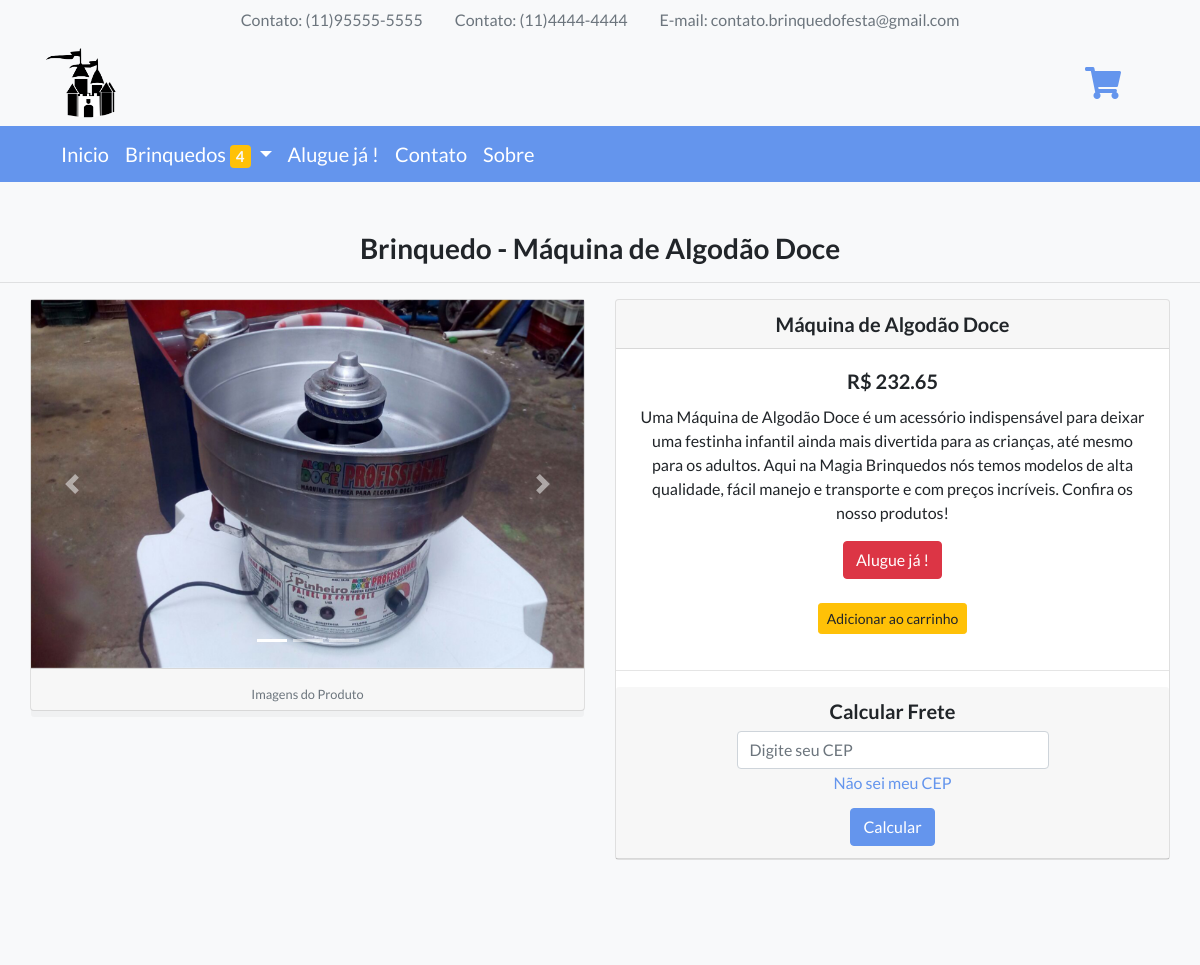
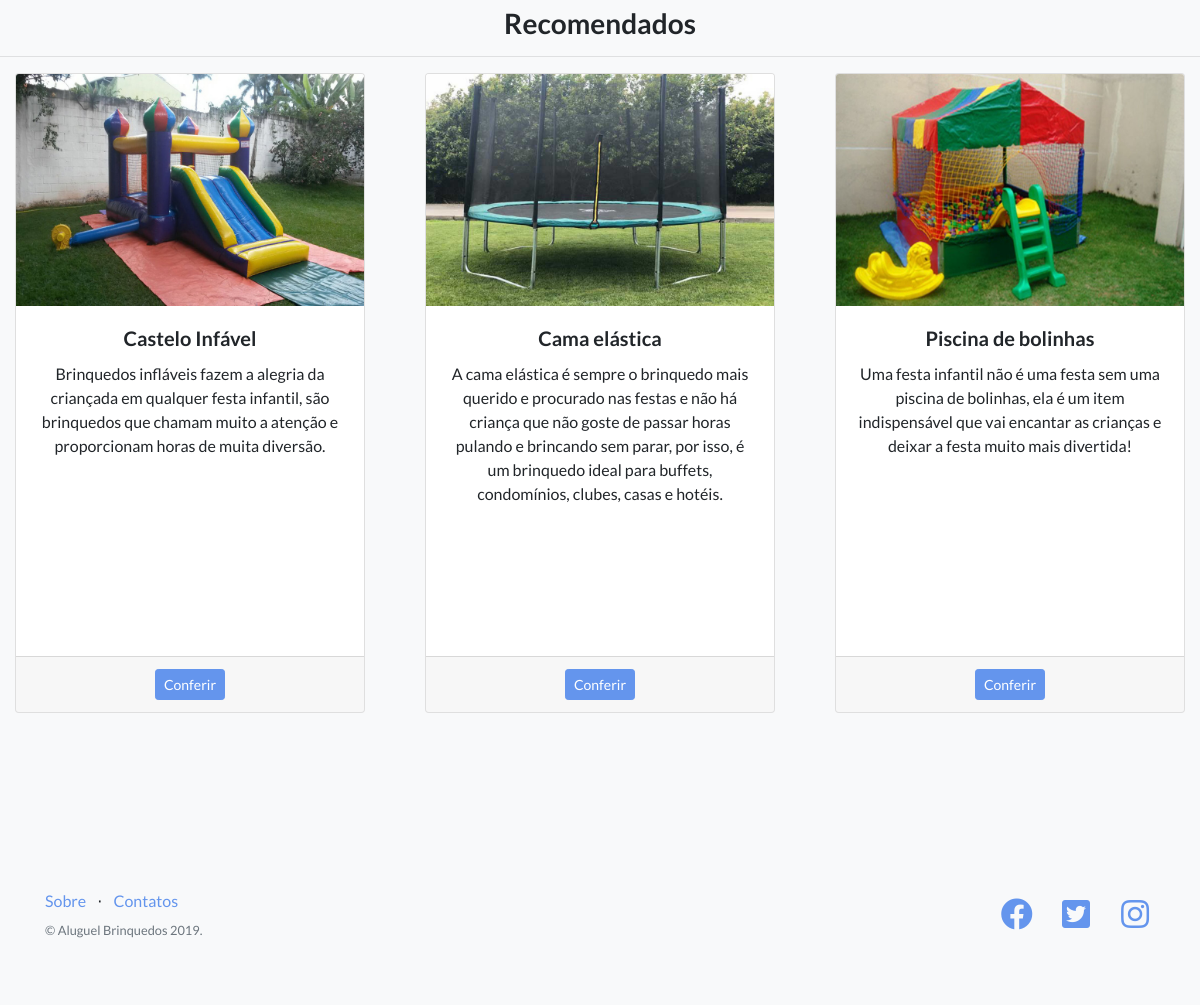
The app's page /view/Pag_Equipamento.php?CodEquipamento=4 with its own data (2 pictures, top to bottom).
### tables this page shows
CREATE TABLE Equipamento(
	CodEquipamento SMALLINT NOT NULL AUTO_INCREMENT PRIMARY KEY,
    Nome VARCHAR(100),
    Descricao VARCHAR(1000),
    Peso DECIMAL(7,2), 
    Altura DECIMAL(7,2), 
    Comprimento DECIMAL(7,2), 
    Largura DECIMAL(7,2), 
    Preco DECIMAL(8,2),
    Status ENUM('Alugado','Disponivel'),
    Imagem VARCHAR(100)
);

### model/conexao.php (called while the page is built)
<?php
class Conexao{
     private $host = 'localhost';
     private $usuario = 'root';
     private $senha = '';
     private $bd = 'BrinquedosFesta';
    function Conectar(){
        try {
        $con = new PDO (
            "mysql:host=$this->host;dbname=$this->bd;charset=utf8",
            "$this->usuario",
            "$this->senha");
            $con->setAttribute(PDO::ATTR_ERRMODE,PDO::ERRMODE_EXCEPTION);
            return $con;
        }catch(PDOException $e){
            echo $e->getMessage();
        }
    }
}
?>

### controller/equipamento.controller.php (called while the page is built, shortened)
<?php
include_once('../model/equipamento.php');
$equi = new Equipamento();
        ?>

### model/equipamento.php (called while the page is built, shortened)
<?php
class Equipamento
{
    function __get($atributo)
    {
        return $this->$atributo;
    }
    private $con;
    function __construct()
    {
        include_once("conexao.php");
        $classe_con = new Conexao();
        $this->con = $classe_con->Conectar();
    }
    function RetornarDadosObj($CodEquipamento){
        $comandoSQL = "SELECT * FROM Equipamento WHERE CodEquipamento = ?";
        $exec = $this->con->prepare($comandoSQL);
        $exec->bindValue(1,$CodEquipamento,PDO::PARAM_INT);
        $exec->execute();
        if ($exec->rowCount() > 0) {
        return $exec->fetch(PDO::FETCH_OBJ);
        }
        else{
            return false;
        }
    }
    function RetornarDados($CodEquipamento){
        $comandoSQL = "SELECT * FROM Equipamento WHERE CodEquipamento = ?";
        $exec = $this->con->prepare($comandoSQL);
        $exec->bindValue(1,$CodEquipamento,PDO::PARAM_INT);
        $exec->execute();
        $dados = array();
        if ($exec->rowCount() > 0) {
            foreach ($exec->fetchAll() as $valores) {
                $equi = new Equipamento();
                $equi->CodEquipamento = $valores['CodEquipamento'];
                $equi->Nome = $valores['Nome'];
                $equi->Descricao = $valores['Descricao'];
                $equi->Peso = $valores['Peso'];
                $equi->Altura = $valores['Altura'];
                $equi->Comprimento = $valores['Comprimento'];
                $equi->Largura = $valores['Largura'];
                $equi->Preco = $valores['Preco'];
                $equi->Status = $valores['Status'];
                $equi->Imagem = $valores['Imagem'];
                $dados[] = $equi;
            }
        }
        else{
            $dados = false;
        }
       return $dados;
    }
    function ConsultarDiferente($CodEquipamento){
        $comandoSQL = "SELECT * FROM Equipamento WHERE CodEquipamento != ?";
        $exec = $this->con->prepare($comandoSQL);
        $exec->bindValue(1,$CodEquipamento,PDO::PARAM_INT);
        $exec->execute();
        $dados = array();
        if ($exec->rowCount() > 0) {
            foreach ($exec->fetchAll() as $valores) {
                $equi = new Equipamento();
                $equi->CodEquipamento = $valores['CodEquipamento'];
                $equi->Nome = $valores['Nome'];
                $equi->Descricao = $valores['Descricao'];
                $equi->Peso = $valores['Peso'];
                $equi->Altura = $valores['Altura'];
                $equi->Comprimento = $valores['Comprimento'];
                $equi->Largura = $valores['Largura'];
                $equi->Preco = $valores['Preco'];
                $equi->Status = $valores['Status'];
                $equi->Imagem = $valores['Imagem'];
                $dados[] = $equi;
            }
        }
        else{
            $dados = false;
        }
       return $dados;
    }
}
?>

### controller/pedido.controller.php (called while the page is built, shortened)
<?php
include_once("../model/pedido.php");
$ped = new Pedido();
$consulta = $ped->con->prepare("SELECT * FROM Equipamento");
$consulta->execute();
                ?>

### model/pedido.php (called while the page is built, shortened)
<?php
class Pedido
{
    function __get($atributo)
    {
        return $this->$atributo;
    }
    function __construct()
    {
        include_once("conexao.php");
        $classe_con = new Conexao();
        $this->con = $classe_con->Conectar();
    }
}
?>

### view/Pag_Equipamento.php (the view, shortened to what this page needs)
<?php include_once("../controller/equipamento.controller.php");
include_once("../controller/pedido.controller.php");
$CodEquipamento = filter_input(INPUT_GET, 'CodEquipamento', FILTER_SANITIZE_NUMBER_INT);
if(isset($_REQUEST['CodEquipamento'])):
if (!$value = $equi->RetornarDados($CodEquipamento)):
    echo "<h1>Página não encontrada</h1>";
    include_once("erro.php");
else:
    $value = $equi->RetornarDadosObj($CodEquipamento);
?>
<!DOCTYPE html>
<html lang="en">
<head>
  <link href="vendor/bootstrap/css/bootstrap.min.css" rel="stylesheet">
  <link href="vendor/fontawesome-free/css/all.min.css" rel="stylesheet">
  <link href="vendor/simple-line-icons/css/simple-line-icons.css" rel="stylesheet" type="text/css">
  <link href="css/landing-page.min.css" rel="stylesheet">
  <link href="css/css.css" rel="stylesheet">
</head>
<body>
<?php include_once("menu/menu-superior.php");?>
<section class="features-icons bg-light text-center espaco-topo" >
    <h3>Brinquedo - <?php echo $value->Nome;?></h3>
    <hr>
  <div class="container">
    <div class="row">
        <div class="card-deck">
            <div class="card brinquedos" id="brinquedos">
              <div id="carouselExampleControls" class="carousel slide" data-ride="carousel">
                <ol class="carousel-indicators">
                  <li data-target="#carouselExampleIndicators" data-slide-to="0" class="active"></li>
                  <li data-target="#carouselExampleIndicators" data-slide-to="1"></li>
                  <li data-target="#carouselExampleIndicators" data-slide-to="2"></li>
                </ol>
                <?php
                  $CodEquipamento = $value->CodEquipamento;
                  if ($CodEquipamento == 1){
                    $img1 = "<img class='d-block w-100' src='img/Produtos/CasteloInflavel/1.jpg' alt='Primeiro Slide'>";
                    $img2 = "<img class='d-block w-100' src='img/Produtos/CasteloInflavel/2.jpg' alt='Segundo Slide'>";
                    $img3 = "<img class='d-block w-100' src='img/Produtos/CasteloInflavel/3.jpg' alt='Terceiro Slide'>";
                  }
                  else if ($CodEquipamento == 2){
                      $img1 = '<img class="d-block w-100" src="img/Produtos/CamaElastica/1.jpg" alt="Primeiro Slide">';
                      $img2 = '<img class="d-block w-100" src="img/Produtos/CamaElastica/2.jpg" alt="Segundo Slide">';
                      $img3 = '<img class="d-block w-100" src="img/Produtos/CamaElastica/3.jpg" alt="Terceiro Slide">';
                  }
                  else if ($CodEquipamento == 3){
                    $img1 = '<img class="d-block w-100" src="img/Produtos/PiscinaBolinhas/1.jpg" alt="Primeiro Slide">';
                    $img2 = '<img class="d-block w-100" src="img/Produtos/PiscinaBolinhas/2.jpg" alt="Segundo Slide">';
                    $img3 = '<img class="d-block w-100" src="img/Produtos/PiscinaBolinhas/3.jpg" alt="Terceiro Slide">';
                    }
                    else if($CodEquipamento == 4){
                    $img1 = '<img class="d-block w-100" src="img/Produtos/MaquinaAlgodão/1.jpg" alt="Primeiro Slide">';
                    $img2 = '<img class="d-block w-100" src="img/Produtos/MaquinaAlgodão/2.jpg" alt="Segundo Slide">';
                    $img3 = '<img class="d-block w-100" src="img/Produtos/MaquinaAlgodão/3.jpg" alt="Terceiro Slide">';
                    }
                    if ($CodEquipamento <= 4) {
                    echo "<div class='carousel-item active'>
                            $img1
                          </div>
                          <div class='carousel-item'>
                            $img2
                          </div>
                          <div class='carousel-item'>
                            $img3
                          </div>";
                    }
                    else{
                    echo "<img class='d-block w-100' src='img/Produtos/$value->Imagem' width='555' height='400' alt='Imagem Equipamento'>";
                    }
                  ?>
                  <a class="carousel-control-prev" href="#carouselExampleControls" role="button" data-slide="prev">
                    <span class="carousel-control-prev-icon" aria-hidden="true"></span>
                  </a>
                  <a class="carousel-control-next" href="#carouselExampleControls" role="button" data-slide="next">
                    <span class="carousel-control-next-icon" aria-hidden="true"></span>
                  </a>
                </div>
              <div class="card-footer">
                  <small class="text-muted">Imagens do Produto</small>
              </div>
            </div>
            <div class="card">
              <h5 class="card-header"><?php echo $value->Nome;?></h5>
              <div class="card-body">
                <h5 class="card-title">R$ <?php echo $value->Preco;?>
                  <br>
                </h5>
                <p class="card-text">
                  <?php echo $value->Descricao;?>
                </p>
                <?php if ($value->Status != "Disponivel") {
                  echo "<a href='#' class='btn btn-danger'>Indisponivel</a>";
                }else{
                  echo "<a href='Cad_Pedido.php' class='btn btn-danger'>Alugue já !</a>";
                }?>
                <br>
                <br>
                <button type='button' carrinho='btn_add_carrinho' value='<?php echo $value->CodEquipamento;?>' class='btn btn-warning btn-sm'>
                  Adicionar ao carrinho
                </button>
              </div>
              <hr>
              <center>
              <h5 class="card-header">
                <div class="col-md-8 col-sm-8 ">
                  <div class="form-group">
                    <label for="exampleInputEmail1">Calcular Frete</label>
                    <input type="text" class="form-control" id="cep" placeholder="Digite seu CEP" maxlength="10" onkeydown="javascript: fMasc(this, mCEP)">
                    <small class="form-text text-muted">
                      <a href="http://www.consultaenderecos.com.br/busca-endereco" target="_blank">Não sei meu CEP</a>
                    </small>
                  </div>
                </div>
                <button onclick="calculo();" class="btn btn-primary">Calcular</button>
              </h5>
              </center>
            </div>
        </div>
    </div>
  </div>
</section>
<section class="features-icons bg-light text-center espaco" >
<h3>Recomendados</h3>
  <hr>
  <div class="container-fluid">
    <div class="row">
      <div class="card-deck">
        <?php foreach($equi->ConsultarDiferente($value->CodEquipamento) as $valor): ?>
          <div class="col-md-4">
            <div class="card" style="height: 40rem;">
              <img class="card-img-top" src="img/Produtos/<?php echo $valor->Imagem;?>"alt="Imagem de capa do card">
              <div class="card-body">
                <h5 class="card-title"><?php echo $valor->Nome;?></h5>
                <p class="card-text"><?php echo $valor->Descricao;?></p>
              </div>
              <div class="card-footer">
                <a href="Pag_Equipamento.php?CodEquipamento=<?php echo $valor->CodEquipamento;?>" class="btn btn-primary btn-sm" tabindex="-1" role="button">Conferir</a>
              </div>
            </div>
          </div>
        <?php endforeach; ?>
      </div>
    </div>
  </div>
</section>
  <?php include_once("menu/menu-inferior.php");?>
</body>
</html>
<?php
endif;
  else:
    echo "<h1>Página não encontrada</h1>";
    include_once("erro.php");
  endif;
?>

### view/css/css.css (style rules this page uses)
.espaco { padding-top: 0px !important; }
.espaco-topo { padding-top: 50px !important; }
.brinquedos { height: 411.992188px !important; }
#brinquedos { height: 411.992188px !important; }

### records on screen
equipamento: Nome "Máquina de Algodão Doce", Preco "232.65", Descricao "Uma Máquina de Algodão Doce é um acessório indispensável para deixar uma festinha infantil ainda mais divertida para as crianças, até mesmo para os adultos. Aqui na Magia Brinquedos nós temos modelos de alta qualidade, fácil manejo e transporte e com preços incríveis. Confira os nosso produtos!"
equipamento: Imagem (picture), Nome "Castelo Infável", Descricao "Brinquedos infláveis fazem a alegria da criançada em qualquer festa infantil, são brinquedos que chamam muito a atenção e proporcionam horas de muita diversão."
equipamento: Imagem (picture), Nome "Cama elástica", Descricao "A cama elástica é sempre o brinquedo mais querido e procurado nas festas e não há criança que não goste de passar horas pulando e brincando sem parar, por isso, é um brinquedo ideal para buffets, condomínios, clubes, casas e hotéis."
equipamento: Imagem (picture), Nome "Piscina de bolinhas", Descricao "Uma festa infantil não é uma festa sem uma piscina de bolinhas, ela é um item indispensável que vai encantar as crianças e deixar a festa muito mais divertida!"

### other values on screen
count($equi->ConsultarEquipamento()) "4"
